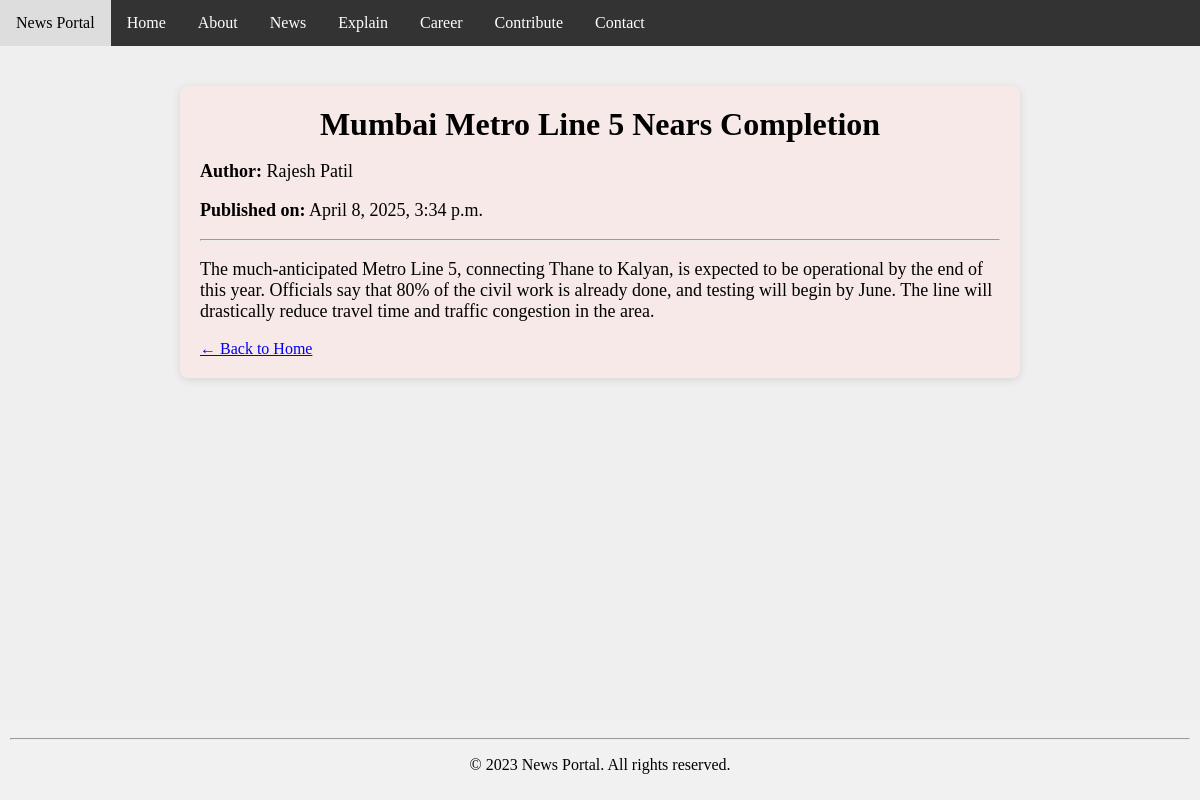
Screenshot of /article/2/ with the database file from the repository.
### news/models.py (models this page shows, shortened)
class Article(models.Model):
    title = models.CharField(max_length=200)
    author = models.CharField(max_length=100)
    content = models.TextField()
    pub_date = models.DateTimeField(auto_now_add=True)

### news/views.py (the view)
# urls.py: path('article/<int:article_id>/', views.article_detail, name='article_detail'),
def article_detail(request, article_id):
    article = get_object_or_404(Article, pk=article_id)
    return render(request, 'news/detail.html', {'article': article})

### news/templates/news/detail.html (shortened to what this page needs)
<!DOCTYPE html>
<html>
<head>
</head>
<body>
    <main>
        <nav>
            <a href="#">News Portal</a>
            <a href="{% url 'home' %}">Home</a>
            <a href="{% url 'about' %}">About</a>
            <a href="{% url 'news' %}">News</a>
            <a href="{% url 'explain' %}">Explain</a>
            <a href="{% url 'career' %}">Career</a>
            <a href="{% url 'contribute' %}">Contribute</a>
            <a href="{% url 'contact' %}">Contact</a>
        </nav>
        <div class="container">
            <h1>{{ article.title }}</h1>
            <p style="font-size: large;"><strong>Author:</strong> {{ article.author }}</p>
            <p style="font-size: large;"><strong>Published on:</strong> {{ article.pub_date }}</p>
            <hr>
            <p style="font-size: large;">{{ article.content }}</p>
            <a href="/">← Back to Home</a>
        </div>
    </main>
    <footer>
        <hr>
        <p>&copy; 2023 News Portal. All rights reserved.</p>
    </footer>
</body>
</html>

### news/templates/news/detail.html (style rules this page uses)
html, body { margin: 0; padding: 0; height: 100%; }
body { display: flex; flex-direction: column; background-color: #f1f1f1; }
h1 { text-align: center; margin: 0px 0; }
body { background-color: #efefef; }
body { display: flex; flex-direction: column; }
nav { background-color: #333; overflow: hidden; }
nav a { float: left; display: block; color: white; text-align: center; padding: 14px 16px; text-decoration: none; }
main { flex: 1; padding-bottom: 20px; display: flex; flex-direction: column; gap: 40px; }
footer { text-align: center; background-color: #f1f1f1; padding: 10px; }
.container { max-width: 800px; margin: 0 auto; padding: 20px; background-color: #f8e9e9; border-radius: 8px; box-shadow: 0 2px 10px rgba(0, 0, 0, 0.1); }

### rows the page displays
Article: title "Mumbai Metro Line 5 Nears Completion", author "Rajesh Patil", pub_date "April 8, 2025, 3:34 p.m.", content "The much-anticipated Metro Line 5, connecting Thane to Kalyan, is expected to be operational by the end of this year. Officials say that 80% of the civil work is already done, and testing will begin by June. The line will drastically reduce travel time and traffic congestion in the area."
